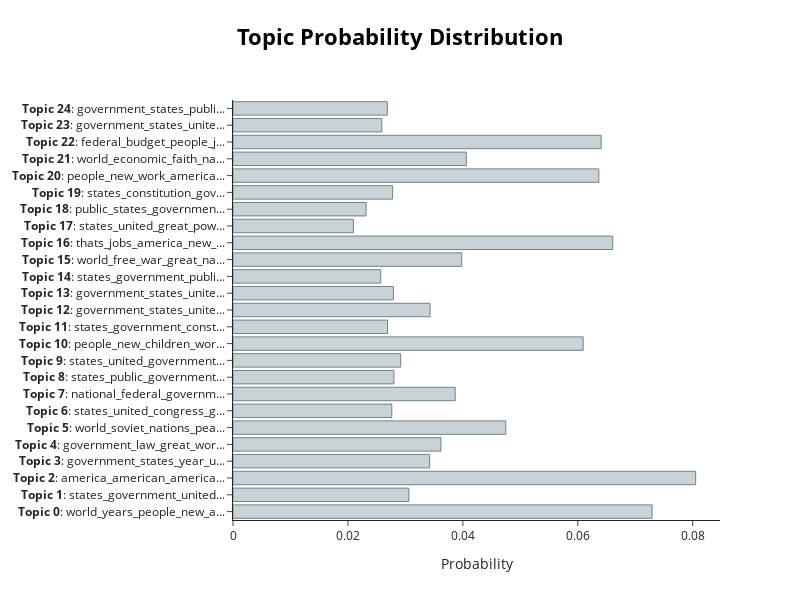

This figure's notebook cell:
### Markdown cell above
### Topic Distribution for the First Speech

### Code cell
distribution, _ = topic_model.approximate_distribution(docs, min_similarity=0)
topic_dist = topic_model.visualize_distribution(distribution[0])
topic_dist.write_html("outputs/BERtopic_dist")
topic_dist

### Figure 1 — Plotly figure (JSON) as saved in the notebook; plotly's stock layout.template omitted (floating-point values rounded to 4 significant figures)
{"data": [{"marker": {"color": "#C8D2D7", "line": {"color": "#6E8484", "width": 1}}, "orientation": "h", "type": "bar", "x": [0.07293, 0.03061, 0.08051, 0.03421, 0.03619, 0.04747, 0.02763, 0.03867, 0.028, 0.02918, 0.06094, 0.02689, 0.03429, 0.02791, 0.0257, 0.0398, 0.06608, 0.02096, 0.02316, 0.02778, 0.06366, 0.0406, 0.06407, 0.0259, 0.02686], "y": ["<b>Topic 0</b>: world_years_people_new_a...", "<b>Topic 1</b>: states_government_united...", "<b>Topic 2</b>: america_american_america...", "<b>Topic 3</b>: government_states_year_u...", "<b>Topic 4</b>: government_law_great_wor...", "<b>Topic 5</b>: world_soviet_nations_pea...", "<b>Topic 6</b>: states_united_congress_g...", "<b>Topic 7</b>: national_federal_governm...", "<b>Topic 8</b>: states_public_government...", "<b>Topic 9</b>: states_united_government...", "<b>Topic 10</b>: people_new_children_wor...", "<b>Topic 11</b>: states_government_const...", "<b>Topic 12</b>: government_states_unite...", "<b>Topic 13</b>: government_states_unite...", "<b>Topic 14</b>: states_government_publi...", "<b>Topic 15</b>: world_free_war_great_na...", "<b>Topic 16</b>: thats_jobs_america_new_...", "<b>Topic 17</b>: states_united_great_pow...", "<b>Topic 18</b>: public_states_governmen...", "<b>Topic 19</b>: states_constitution_gov...", "<b>Topic 20</b>: people_new_work_america...", "<b>Topic 21</b>: world_economic_faith_na...", "<b>Topic 22</b>: federal_budget_people_j...", "<b>Topic 23</b>: government_states_unite...", "<b>Topic 24</b>: government_states_publi..."]}], "layout": {"height": 600, "hoverlabel": {"bgcolor": "white", "font": {"family": "Rockwell", "size": 16}}, "title": {"font": {"color": "Black", "size": 22}, "text": "<b>Topic Probability Distribution</b>", "x": 0.5, "xanchor": "center", "y": 0.95, "yanchor": "top"}, "width": 800, "xaxis": {"title": {"text": "Probability"}}}}
